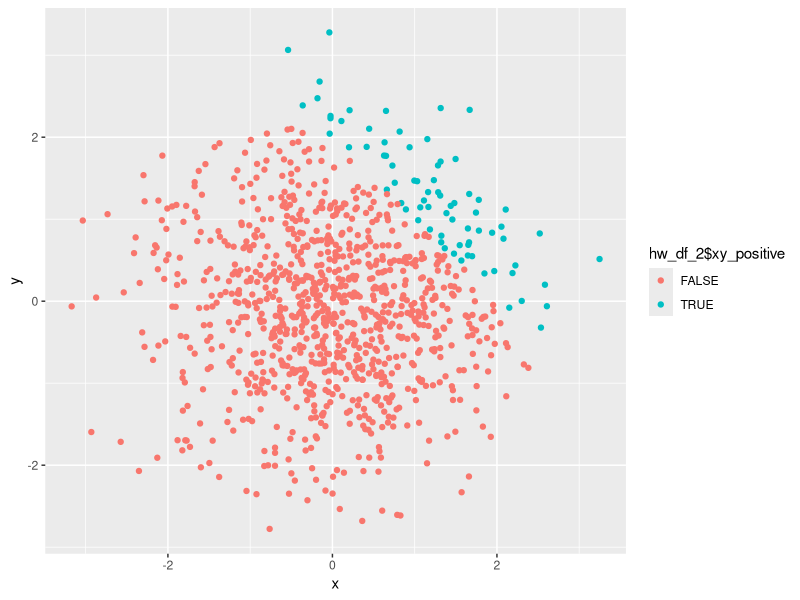
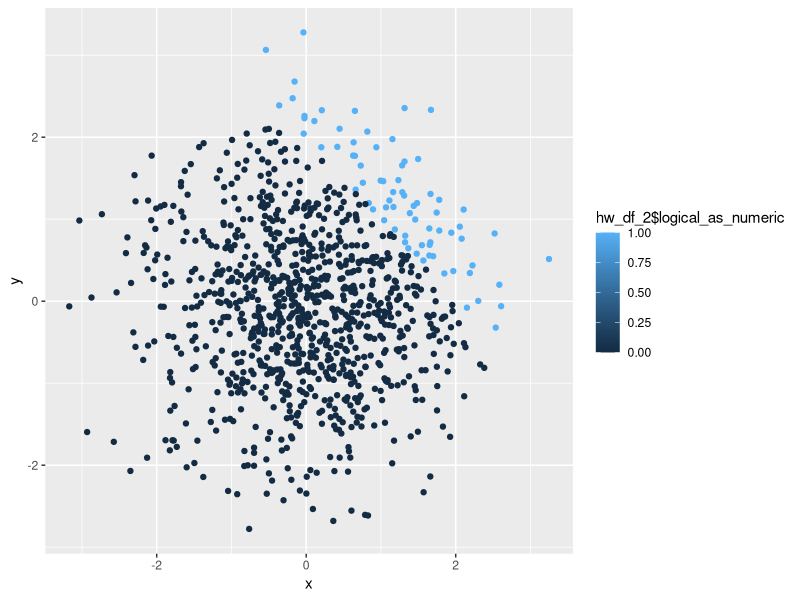
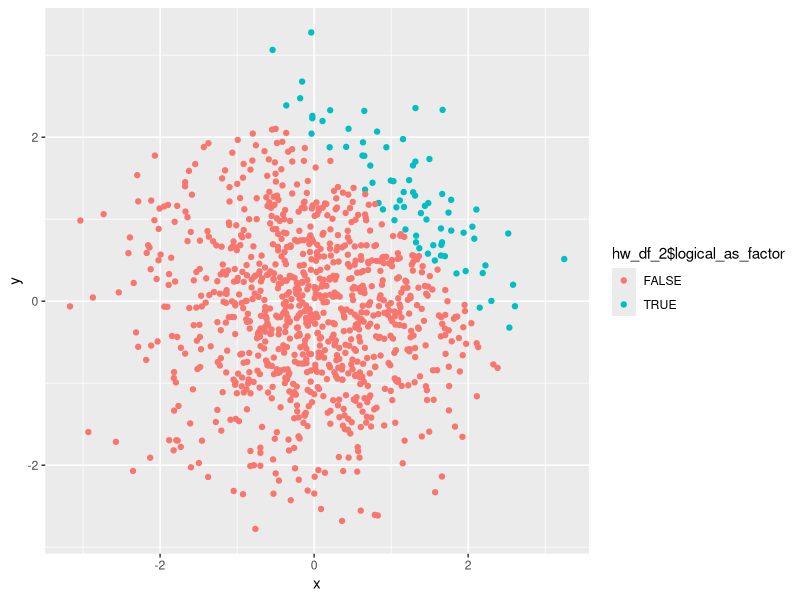
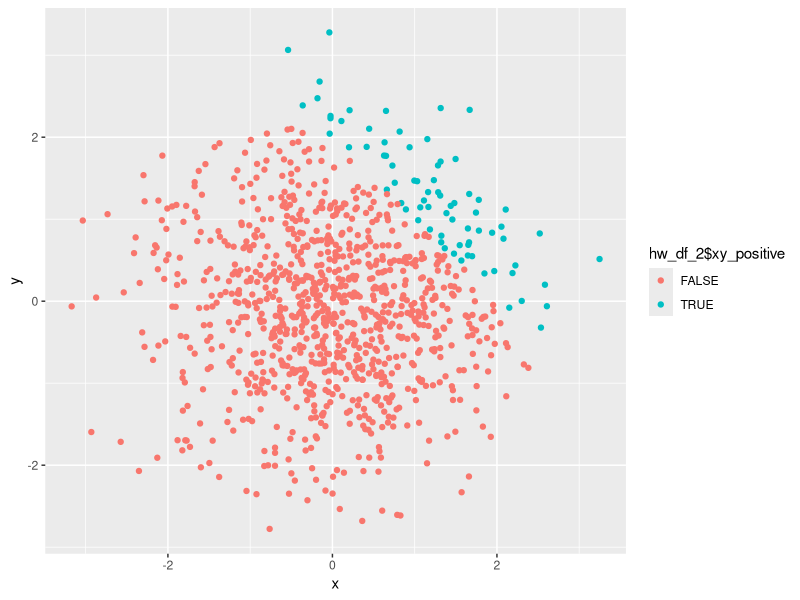

R code for these plots, in order:
## ---- chunk 1
library(tidyverse)
## ---- chunk 2
hw_df = tibble(
  random_sample_10 = runif(10, min = 0, max = 5),
  vec_logical_gt2 = random_sample_10 > 2,
  vec_char_10 = c("This","is", "a", "character", "vector", "with", "a", "length", "of", "ten."),
  vec_factor_10 = factor(c("male","male","female", "female", "female", "male", "male", "female", "female", "male"))
)

## ---- chunk 3
mean(hw_df$random_sample_10)
mean(hw_df$vec_logical_gt2)
mean(hw_df$vec_char_10)
mean(hw_df$vec_factor_10)
## ---- chunk 4
mean(as.numeric(as.factor(hw_df$vec_char_10)))
mean(as.numeric(as.character(hw_df$vec_factor_10)))
## ---- chunk 5
hw_df_2 = tibble(
  x = rnorm(1000),
  y = rnorm(1000),
  xy_positive = (x + y) > 2,
  logical_as_numeric = as.numeric(xy_positive),
  logical_as_factor = as.factor(xy_positive)
)
## ---- chunk 6

## create plot colored using logical vector and save plot in project directory
ggplot(hw_df_2, aes(x = x, y = y, color = hw_df_2$xy_positive)) + geom_point()
ggsave("myplot.pdf")

## create plot colored using logical vector as numeric
ggplot(hw_df_2, aes(x = x, y = y, color = hw_df_2$logical_as_numeric)) + geom_point()

## create plot colored using logical vector as factor
ggplot(hw_df_2, aes(x = x, y = y, color = hw_df_2$logical_as_factor)) + geom_point()
